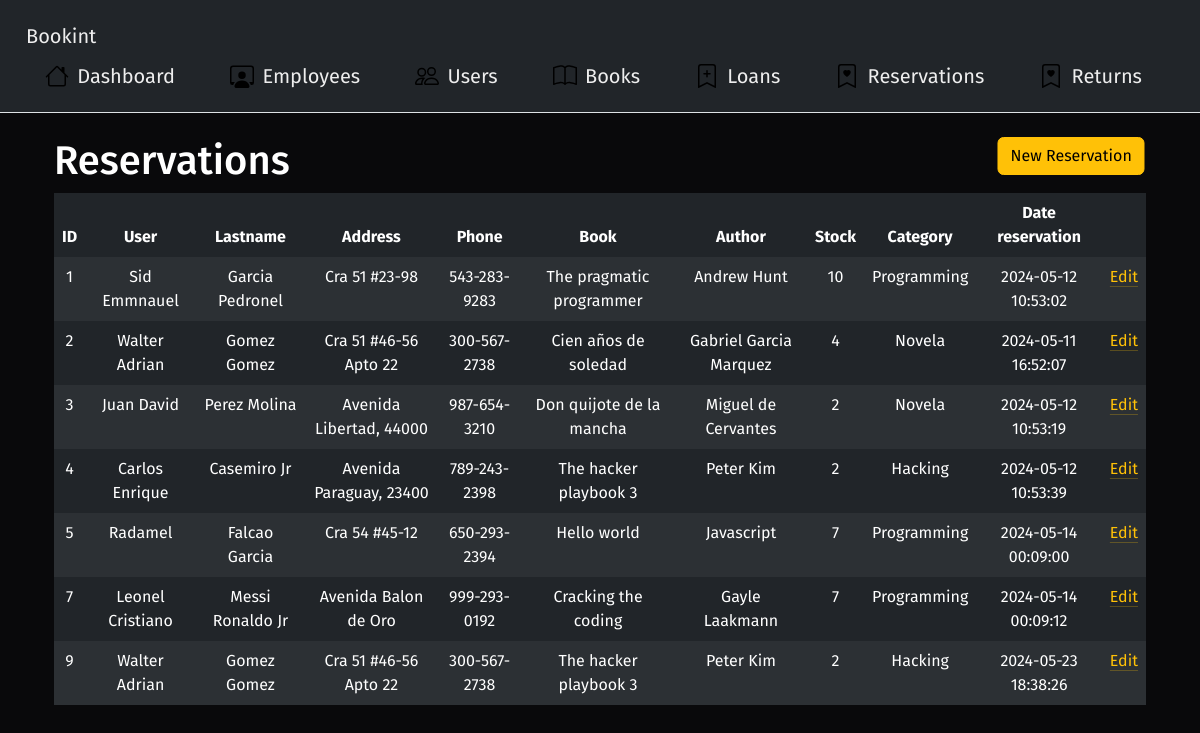
Screenshot of /representacion/reservas.php with the database file from the repository.
### tables this page shows
CREATE TABLE `reserva` (
  `id_reserva` int(11) NOT NULL AUTO_INCREMENT,
  `id_usuario` int(11) DEFAULT NULL,
  `id_libro` int(11) DEFAULT NULL,
  `fecha_reserva` datetime DEFAULT current_timestamp(),
  `id_empleado` int(11) DEFAULT NULL,
  PRIMARY KEY (`id_reserva`),
  KEY `id_usuario` (`id_usuario`),
  KEY `id_libro` (`id_libro`),
  KEY `id_empleado` (`id_empleado`),
  CONSTRAINT `reserva_ibfk_1` FOREIGN KEY (`id_usuario`) REFERENCES `usuario` (`id_usuario`),
  CONSTRAINT `reserva_ibfk_2` FOREIGN KEY (`id_libro`) REFERENCES `libro` (`id_libro`),
  CONSTRAINT `reserva_ibfk_3` FOREIGN KEY (`id_empleado`) REFERENCES `empleado` (`id_empleado`)
);

CREATE TABLE `usuario` (
  `id_usuario` int(11) NOT NULL AUTO_INCREMENT,
  `nombre_usuario` varchar(20) DEFAULT NULL,
  `apellido_usuario` varchar(20) DEFAULT NULL,
  `direccion` varchar(30) DEFAULT NULL,
  `telefono` varchar(15) DEFAULT NULL,
  `multa` int(11) DEFAULT NULL,
  PRIMARY KEY (`id_usuario`)
);

CREATE TABLE `libro` (
  `id_libro` int(11) NOT NULL AUTO_INCREMENT,
  `titulo` varchar(25) DEFAULT NULL,
  `autor` varchar(25) DEFAULT NULL,
  `cantidad` int(11) DEFAULT NULL,
  `categoria` varchar(12) DEFAULT NULL,
  PRIMARY KEY (`id_libro`)
);

### datos/Conexion.php (called while the page is built, shortened)
<?php
class Conexion {
    public $conn;
    public function conexion() {
        try {
            $this->conn = mysqli_connect('localhost', 'codintdev', 'andres2773', 'biblioteca');
        }
        catch (Exception $e) {
            $this->conn->close();
            echo "Error al ingresar a la base de datos! " . $e->getMessage();
        }
    }
}

### logica/Reserva.php (the view, shortened to what this page needs)
<?php
require '../datos/Conexion.php';
class Reserva extends Conexion {
    public function index() {
        try {
            $query = "select res.*, usu.*, lib.*, emp.* from reserva res inner join usuario usu on res.id_usuario = usu.id_usuario inner join libro lib on res.id_libro = lib.id_libro inner join empleado emp on res.id_empleado = emp.id_empleado order by id_reserva asc";
            $resultado = mysqli_query($this->conn, $query);
            while ($row = mysqli_fetch_array($resultado)) {
                echo "
                <tr>
                    <td>" . $row['id_reserva'] . "</td>
                    <td>" . $row['nombre_usuario'] . "</td>
                    <td>" . $row['apellido_usuario'] . "</td>
                    <td>" . $row['direccion'] . "</td>
                    <td>" . $row['telefono'] . "</td>
                    <td>" . $row['titulo'] . "</td>
                    <td>" . $row['autor'] . "</td>
                    <td>" . $row['cantidad'] . "</td>
                    <td>" . $row['categoria'] . "</td>
                    <td>" . $row['fecha_reserva'] . "</td>
                    <td>
                        <a href='edit_reserva.php?id_reserva=" . $row['id_reserva'] . "' class='link-warning link-offset-2 link-underline-opacity-25 link-underline-opacity-100-hover'>Edit</a>
                    </td>
                </tr>
                ";
            }
        }
        catch (Exception $e) {
            $this->conn->close();
            echo "Error al listar las reservas de la base de datos! " . $e->getMessage();
        }
    }
}

### css/styles.css (style rules this page uses)
body { background-color: #09090B; color: white; font-family: 'Fira Sans'; }

### rows the page displays
reserva: id_reserva "1", id_usuario.nombre_usuario "Sid Emmnauel", id_usuario.apellido_usuario "Garcia Pedronel", id_usuario.direccion "Cra 51 #23-98", id_usuario.telefono "543-283-9283", id_libro.titulo "The pragmatic programmer", id_libro.autor "Andrew Hunt", id_libro.cantidad "10", id_libro.categoria "Programming", fecha_reserva "2024-05-12 10:53:02"
reserva: id_reserva "2", id_usuario.nombre_usuario "Walter Adrian", id_usuario.apellido_usuario "Gomez Gomez", id_usuario.direccion "Cra 51 #46-56 Apto 22", id_usuario.telefono "300-567-2738", id_libro.titulo "Cien años de soledad", id_libro.autor "Gabriel Garcia Marquez", id_libro.cantidad "4", id_libro.categoria "Novela", fecha_reserva "2024-05-11 16:52:07"
reserva: id_reserva "3", id_usuario.nombre_usuario "Juan David", id_usuario.apellido_usuario "Perez Molina", id_usuario.direccion "Avenida Libertad, 44000", id_usuario.telefono "987-654-3210", id_libro.titulo "Don quijote de la mancha", id_libro.autor "Miguel de Cervantes", id_libro.cantidad "2", id_libro.categoria "Novela", fecha_reserva "2024-05-12 10:53:19"
reserva: id_reserva "4", id_usuario.nombre_usuario "Carlos Enrique", id_usuario.apellido_usuario "Casemiro Jr", id_usuario.direccion "Avenida Paraguay, 23400", id_usuario.telefono "789-243-2398", id_libro.titulo "The hacker playbook 3", id_libro.autor "Peter Kim", id_libro.cantidad "2", id_libro.categoria "Hacking", fecha_reserva "2024-05-12 10:53:39"
reserva: id_reserva "5", id_usuario.nombre_usuario "Radamel", id_usuario.apellido_usuario "Falcao Garcia", id_usuario.direccion "Cra 54 #45-12", id_usuario.telefono "650-293-2394", id_libro.titulo "Hello world", id_libro.autor "Javascript", id_libro.cantidad "7", id_libro.categoria "Programming", fecha_reserva "2024-05-14 00:09:00"
reserva: id_reserva "7", id_usuario.nombre_usuario "Leonel Cristiano", id_usuario.apellido_usuario "Messi Ronaldo Jr", id_usuario.direccion "Avenida Balon de Oro", id_usuario.telefono "999-293-0192", id_libro.titulo "Cracking the coding", id_libro.autor "Gayle Laakmann", id_libro.cantidad "7", id_libro.categoria "Programming", fecha_reserva "2024-05-14 00:09:12"
reserva: id_reserva "9", id_usuario.nombre_usuario "Walter Adrian", id_usuario.apellido_usuario "Gomez Gomez", id_usuario.direccion "Cra 51 #46-56 Apto 22", id_usuario.telefono "300-567-2738", id_libro.titulo "The hacker playbook 3", id_libro.autor "Peter Kim", id_libro.cantidad "2", id_libro.categoria "Hacking", fecha_reserva "2024-05-23 18:38:26"
